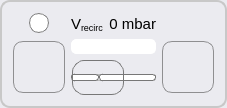
          <widget class="QGroupBox" name="groupBox_recirc">
           <property name="sizePolicy">
            <sizepolicy hsizetype="Expanding" vsizetype="Expanding">
             <horstretch>0</horstretch>
             <verstretch>0</verstretch>
            </sizepolicy>
           </property>
           <property name="minimumSize">
            <size>
             <width>150</width>
             <height>50</height>
            </size>
           </property>
           <property name="maximumSize">
            <size>
             <width>16777215</width>
             <height>16777215</height>
            </size>
           </property>
           <property name="font">
            <font>
             <family>Arial</family>
             <pointsize>24</pointsize>
            </font>
           </property>
           <property name="styleSheet">
            <string notr="true">QGroupBox { 
     border: 2px solid  rgb(200, 200, 200); ; 
     border-radius: 10px; 
    color: rgb(80, 80, 80);
    background-color: rgb(235, 235, 240);
   /* background-color: rgb(235, 240, 235);*/
 } 
   

 QPushButton {
     border: 1px solid #8f8f91;
     border-radius: 10px;
     background-color: qlineargradient(x1: 0, y1: 0, x2: 0, y2: 1,
                                       stop: 0 #f6f7fa, stop: 1 #dadbde);
     min-width: 50px;
	 min-height: 50px;
     max-width: 50px;
	 max-height: 50px;
 }


 QPushButton:focus:pressed {
     background-color: qlineargradient(x1: 0, y1: 0, x2: 0, y2: 1,
                                       stop: 0 #F0FFF0, stop: 1 #f6f7fa);
 }

 QPushButton:hover {
     background-color: qlineargradient(x1: 0, y1: 0, x2: 0, y2: 1,
                                       stop: 0 #f6f7fa, stop: 1 #F0FFF0);
 }

QPushButton:disabled{ background-color: #CCCCCC; }

 QPushButton:flat {
     border: none; /* no border for a flat push button */
 }

 QPushButton:default {
     border-color: navy; /* make the default button prominent */
 }</string>
           </property>
           <property name="title">
            <string/>
           </property>
           <layout class="QGridLayout" name="gridLayout_8">
            <property name="topMargin">
             <number>11</number>
            </property>
            <item row="4" column="3" colspan="2">
             <widget class="QSlider" name="horizontalSlider_recirculation">
              <property name="minimumSize">
               <size>
                <width>0</width>
                <height>35</height>
               </size>
              </property>
              <property name="toolTip">
               <string>Increase/decrease the vacuum recirculation</string>
              </property>
              <property name="styleSheet">
               <string notr="true">QSlider::groove:horizontal {
border: 1px solid #bbb;
background: white;
height: 5px;
border-radius: 3px;
}

QSlider::sub-page:horizontal {
background: qlineargradient(x1: 0, y1: 0,    x2: 0, y2: 1,
stop: 0 #dafefe,
stop: 1 #331cfe );
background: QLinearGradient( x1: 0, y1: 0, x2: 1, y2: 0,
stop: 0 #A9D08E,
stop: 0.4 #549635,
stop: 0.7 #148C14,
stop: 1 #006400 );
border: 1px solid #777;
height: 5px;
border-radius: 3px;
}

QSlider::add-page:horizontal {
background: #fff;
border: 1px solid #777;
height: 5px;
border-radius: 3px;
}

QSlider::handle:horizontal {
background: qlineargradient(x1:0, y1:0, x2:1, y2:1,
    stop:0 #eee, stop:1 #ccc);
border: 1px solid #777;
width: 50px;
margin-top: -15px;
margin-bottom: -15px;
border-radius: 12px;
}

QSlider::handle:horizontal:hover {
background: qlineargradient(x1:0, y1:0, x2:1, y2:1,
    stop:0 #fff, stop:1 #ddd);
border: 1px solid #444;
border-radius: 4px;
}

QSlider::sub-page:horizontal:disabled {
background: #bbb;
border-color: #999;
}

QSlider::add-page:horizontal:disabled {
background: #eee;
border-color: #999;
}

QSlider::handle:horizontal:disabled {
background: #eee;
border: 1px solid #aaa;
border-radius: 4px;
}</string>
              </property>
              <property name="minimum">
               <number>0</number>
              </property>
              <property name="maximum">
               <number>300</number>
              </property>
              <property name="orientation">
               <enum>Qt::Horizontal</enum>
              </property>
              <property name="tickPosition">
               <enum>QSlider::TicksBelow</enum>
              </property>
              <property name="tickInterval">
               <number>10</number>
              </property>
             </widget>
            </item>
            <item row="3" column="3" colspan="2">
             <widget class="QProgressBar" name="progressBar_recirc">
              <property name="minimumSize">
               <size>
                <width>0</width>
                <height>0</height>
               </size>
              </property>
              <property name="maximumSize">
               <size>
                <width>16777215</width>
                <height>15</height>
               </size>
              </property>
              <property name="font">
               <font>
                <pointsize>10</pointsize>
                <weight>75</weight>
                <bold>true</bold>
               </font>
              </property>
              <property name="toolTip">
               <string>Current vacuum value</string>
              </property>
              <property name="styleSheet">
               <string notr="true">QProgressBar {
border: 1px solid white;
padding: 1px;
color: rgb(255, 255, 255);
border-bottom-right-radius: 5px;
border-bottom-left-radius: 5px;
border-top-right-radius: 5px;
border-top-left-radius: 5px;
text-align:right;
/*margin-right: 25ex;*/
background: QLinearGradient( x1: 0, y1: 0, x2: 1, y2: 0,
stop: 0 #fff,
stop: 0.4 #eee,
stop: 0.7 #ddd,
stop: 1 #eee );
width: 15px;
}

QProgressBar::chunk {
background: QLinearGradient( x1: 0, y1: 0, x2: 1, y2: 0,
stop: 0 #A9D08E,
stop: 0.4 #549635,
stop: 0.7 #148C14,
stop: 1 #006400 );
border-bottom-right-radius: 5px;
border-bottom-left-radius: 5px;
border-top-right-radius: 5px;
border-top-left-radius: 5px;
/*border: 2px solid white;*/
/*width: 1px;*/
}</string>
              </property>
              <property name="minimum">
               <number>0</number>
              </property>
              <property name="maximum">
               <number>300</number>
              </property>
              <property name="value">
               <number>0</number>
              </property>
              <property name="alignment">
               <set>Qt::AlignRight</set>
              </property>
              <property name="textVisible">
               <bool>false</bool>
              </property>
              <property name="invertedAppearance">
               <bool>false</bool>
              </property>
              <property name="format">
               <string notr="true">%v mbar</string>
              </property>
             </widget>
            </item>
            <item row="1" column="3">
             <widget class="QLabel" name="label_recirc">
              <property name="font">
               <font>
                <pointsize>11</pointsize>
               </font>
              </property>
              <property name="styleSheet">
               <string notr="true"/>
              </property>
              <property name="text">
               <string notr="true">&lt;html&gt;&lt;head/&gt;&lt;body&gt;&lt;p&gt;V&lt;span style=&quot; vertical-align:sub;&quot;&gt;recirc&lt;/span&gt;&lt;/p&gt;&lt;/body&gt;&lt;/html&gt;</string>
              </property>
              <property name="alignment">
               <set>Qt::AlignBottom|Qt::AlignLeading|Qt::AlignLeft</set>
              </property>
             </widget>
            </item>
            <item row="1" column="4">
             <widget class="QLabel" name="label_recircPressure">
              <property name="font">
               <font>
                <pointsize>11</pointsize>
               </font>
              </property>
              <property name="toolTip">
               <string>&lt;html&gt;&lt;head/&gt;&lt;body&gt;&lt;p&gt;&lt;span style=&quot; font-size:11pt;&quot;&gt; current value / set point &lt;/span&gt;&lt;/p&gt;&lt;/body&gt;&lt;/html&gt;</string>
              </property>
              <property name="styleSheet">
               <string notr="true"/>
              </property>
              <property name="text">
               <string>0 mbar</string>
              </property>
              <property name="alignment">
               <set>Qt::AlignBottom|Qt::AlignRight|Qt::AlignTrailing</set>
              </property>
             </widget>
            </item>
            <item row="3" column="5" rowspan="2">
             <widget class="QPushButton" name="pushButton_recirculationUp">
              <property name="maximumSize">
               <size>
                <width>52</width>
                <height>52</height>
               </size>
              </property>
              <property name="toolTip">
               <string>Fine tuning: single step increment</string>
              </property>
              <property name="styleSheet">
               <string notr="true"/>
              </property>
              <property name="text">
               <string/>
              </property>
              <property name="icon">
               <iconset resource="resources.qrc">
                <normaloff>:/icons/plus.png</normaloff>:/icons/plus.png</iconset>
              </property>
              <property name="iconSize">
               <size>
                <width>35</width>
                <height>35</height>
               </size>
              </property>
              <property name="flat">
               <bool>false</bool>
              </property>
             </widget>
            </item>
            <item row="1" column="1">
             <widget class="QProgressBar" name="progressBar_ledRecirc">
              <property name="minimumSize">
               <size>
                <width>0</width>
                <height>0</height>
               </size>
              </property>
              <property name="maximumSize">
               <size>
                <width>20</width>
                <height>20</height>
               </size>
              </property>
              <property name="font">
               <font>
                <pointsize>10</pointsize>
                <weight>75</weight>
                <bold>true</bold>
               </font>
              </property>
              <property name="toolTip">
               <string>Recirculation ON/OFF indicator</string>
              </property>
              <property name="styleSheet">
               <string notr="true">QProgressBar {
border: 1px solid grey;
padding: 0px;
color: rgb(255, 255, 255);
border-bottom-right-radius: 10px;
border-bottom-left-radius: 10px;
border-top-right-radius: 10px;
border-top-left-radius: 10px;
text-align:right;
/*margin-right: 25ex;*/
background: QLinearGradient( x1: 0, y1: 0, x2: 1, y2: 0,
stop: 0 #00ff00,
stop: 0.3 #55ff55,
stop: 0.5 #aaffaa,
stop: 1 #ffffff );
width: 15px;
}

QProgressBar::chunk {
background: QLinearGradient( x1: 0, y1: 0, x2: 1, y2: 0,
stop: 0 #ffffff,
stop: 0.5 #ffaaaa,
stop: 0.7 #ff5555,
stop: 1 #ff0000 );
border-bottom-right-radius: 10px;
border-bottom-left-radius: 10px;
border-top-right-radius: 10px;
border-top-left-radius: 10px;
border:0px solid white;
}</string>
              </property>
              <property name="minimum">
               <number>0</number>
              </property>
              <property name="maximum">
               <number>1</number>
              </property>
              <property name="value">
               <number>0</number>
              </property>
              <property name="alignment">
               <set>Qt::AlignRight</set>
              </property>
              <property name="textVisible">
               <bool>false</bool>
              </property>
              <property name="orientation">
               <enum>Qt::Horizontal</enum>
              </property>
              <property name="invertedAppearance">
               <bool>false</bool>
              </property>
              <property name="format">
               <string notr="true">%v mbar</string>
              </property>
             </widget>
            </item>
            <item row="1" column="2">
             <widget class="QWidget" name="widget_7" native="true">
              <property name="maximumSize">
               <size>
                <width>10</width>
                <height>16777215</height>
               </size>
              </property>
             </widget>
            </item>
            <item row="1" column="0">
             <widget class="QWidget" name="widget_8" native="true">
              <property name="maximumSize">
               <size>
                <width>10</width>
                <height>16777215</height>
               </size>
              </property>
             </widget>
            </item>
            <item row="3" column="0" rowspan="2" colspan="3">
             <widget class="QPushButton" name="pushButton_recirculationDown">
              <property name="maximumSize">
               <size>
                <width>52</width>
                <height>52</height>
               </size>
              </property>
              <property name="toolTip">
               <string>Fine tuning: single step decrement</string>
              </property>
              <property name="styleSheet">
               <string notr="true"/>
              </property>
              <property name="text">
               <string/>
              </property>
              <property name="icon">
               <iconset resource="resources.qrc">
                <normaloff>:/icons/minus.png</normaloff>:/icons/minus.png</iconset>
              </property>
              <property name="iconSize">
               <size>
                <width>35</width>
                <height>35</height>
               </size>
              </property>
              <property name="flat">
               <bool>false</bool>
              </property>
             </widget>
            </item>
           </layout>
          </widget>
